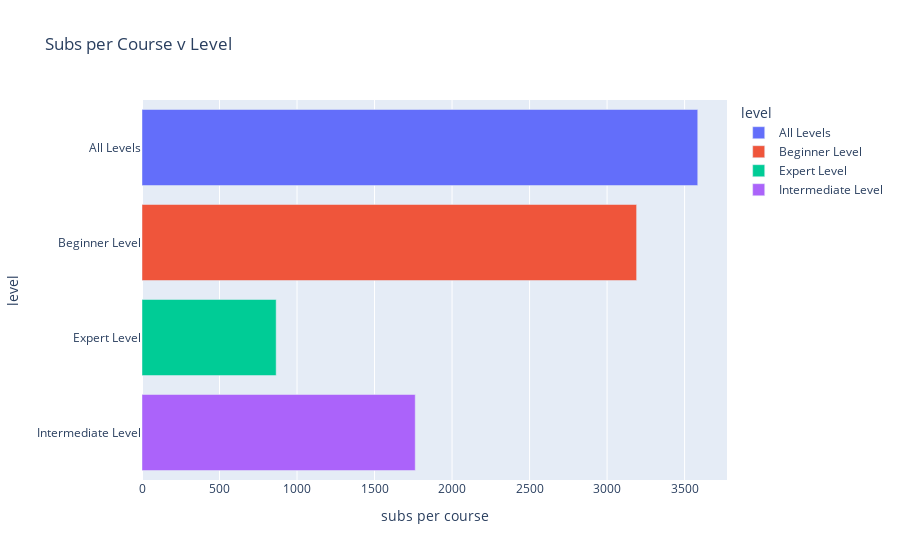

Notebook cell for this chart:
### Code cell
fig =px.bar(data_frame=norm_level,x='subs per course', y='level', color='level', title='Subs per Course v Level')
fig.show()

### Figure 1 — Plotly figure (JSON) as saved in the notebook; plotly's stock layout.template omitted (floating-point values rounded to 4 significant figures)
{"data": [{"alignmentgroup": "True", "hovertemplate": "level=%{y}<br>subs per course=%{x}<extra></extra>", "legendgroup": "All Levels", "marker": {"color": "#636efa", "pattern": {"shape": ""}}, "name": "All Levels", "offsetgroup": "All Levels", "orientation": "h", "showlegend": true, "textposition": "auto", "type": "bar", "x": [3585.0], "xaxis": "x", "y": ["All Levels"], "yaxis": "y"}, {"alignmentgroup": "True", "hovertemplate": "level=%{y}<br>subs per course=%{x}<extra></extra>", "legendgroup": "Beginner Level", "marker": {"color": "#EF553B", "pattern": {"shape": ""}}, "name": "Beginner Level", "offsetgroup": "Beginner Level", "orientation": "h", "showlegend": true, "textposition": "auto", "type": "bar", "x": [3190.0], "xaxis": "x", "y": ["Beginner Level"], "yaxis": "y"}, {"alignmentgroup": "True", "hovertemplate": "level=%{y}<br>subs per course=%{x}<extra></extra>", "legendgroup": "Expert Level", "marker": {"color": "#00cc96", "pattern": {"shape": ""}}, "name": "Expert Level", "offsetgroup": "Expert Level", "orientation": "h", "showlegend": true, "textposition": "auto", "type": "bar", "x": [865.4], "xaxis": "x", "y": ["Expert Level"], "yaxis": "y"}, {"alignmentgroup": "True", "hovertemplate": "level=%{y}<br>subs per course=%{x}<extra></extra>", "legendgroup": "Intermediate Level", "marker": {"color": "#ab63fa", "pattern": {"shape": ""}}, "name": "Intermediate Level", "offsetgroup": "Intermediate Level", "orientation": "h", "showlegend": true, "textposition": "auto", "type": "bar", "x": [1762.0], "xaxis": "x", "y": ["Intermediate Level"], "yaxis": "y"}], "layout": {"barmode": "relative", "legend": {"title": {"text": "level"}, "tracegroupgap": 0}, "title": {"text": "Subs per Course v Level"}, "xaxis": {"anchor": "y", "domain": [0, 1], "title": {"text": "subs per course"}}, "yaxis": {"anchor": "x", "categoryarray": ["Intermediate Level", "Expert Level", "Beginner Level", "All Levels"], "categoryorder": "array", "domain": [0, 1], "title": {"text": "level"}}}}
